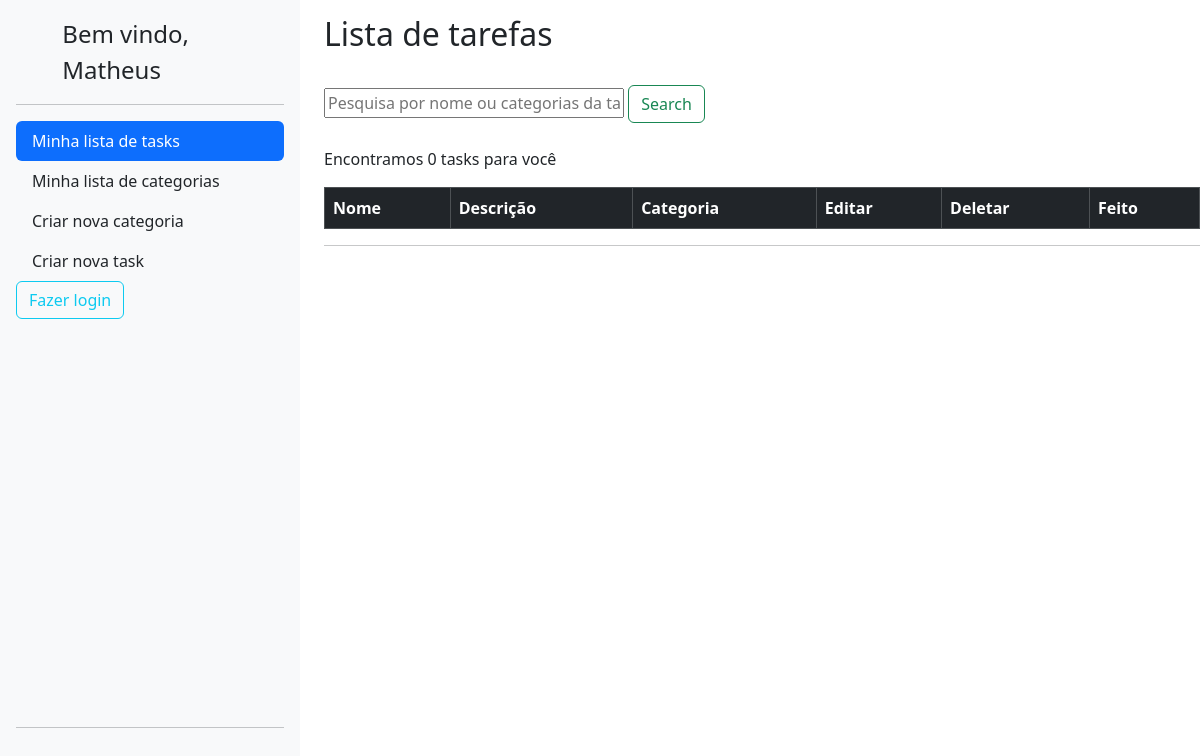
/ (signed in), run on an earlier commit of the app's database.
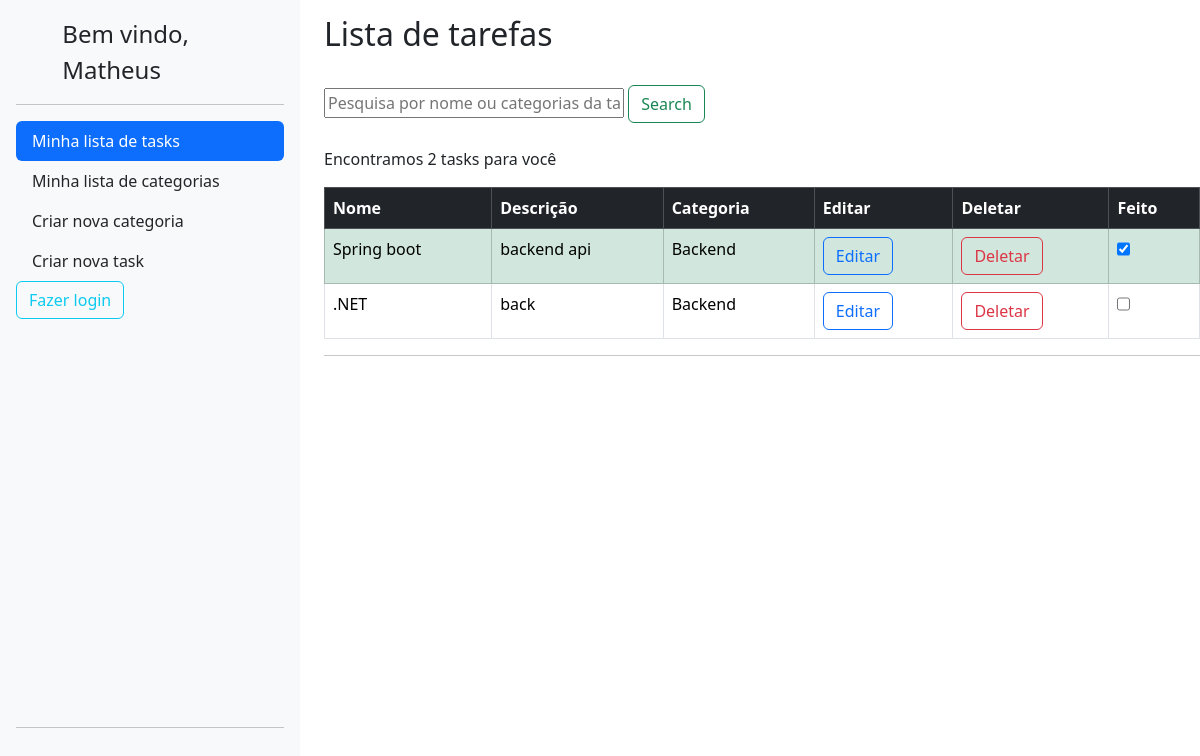
And on a later commit of the database.
### lizetest/todo/models.py (models this page shows, shortened)
class Task(BaseModel):
    title = models.CharField(max_length=255)
    description = models.TextField()
    category = models.ForeignKey(Category, on_delete=models.CASCADE)
    completion_date = models.DateTimeField(null=True, blank=True)
    completed = models.BooleanField(default=False)
    author = models.ForeignKey(User,on_delete=models.CASCADE,blank=True)

### lizetest/category/models.py (models this page shows)
class Category(BaseModel):
    name = models.CharField(max_length=255)
    author = models.ForeignKey(User,on_delete=models.CASCADE,blank=True)
    def __str__(self):
        return self.name

### lizetest/todo/views.py (the view)
# urls.py: path('', TaskListView.as_view(), name='task_list'),
class TaskListView(ListView,BaseViews):
    model = Task
    template_name = 'task_list.html'
    context_object_name = 'tasks'
    def get_queryset(self):
        queryset = Task.objects.filter(author=self.request.user)
        query = self.request.GET.get('query_task')
        if query:
            queryset = queryset.filter(
                Q(title__icontains=query) |
                Q(category__name__icontains=query)
            )
        return queryset
    def get_context_data(self, **kwargs):
        context = super().get_context_data(**kwargs)
        context['number_tasks'] = self.get_queryset().count()
        context['user'] = self.request.user.name
        return context

### lizetest/core/models.py (called while the page is built)
    def dispatch(self, request, *args, **kwargs):
        if not request.user.is_authenticated:
            return redirect('accounts:login')
        return super().dispatch(request, *args, **kwargs)

### lizetest/todo/templates/task_list.html (shortened to what this page needs)
{% extends 'base.html' %}
  {% block content %}
  <div class="row">
    <div class="col-auto">
      {% include 'sidebar.html' %}
    </div>
    <div class="col">
      <h2 style="padding-top: 15px;">Lista de tarefas</h2><br>
      <form method="GET" action="{% url 'todo:task_list' %}">
        <input type="text" name="query_task" placeholder="Pesquisa por nome ou categorias da task"
          style="width: 100%;max-width: 300px;">
        <button type="submit" class="btn btn-outline-success">Search</button>
      </form><br>
      <p>Encontramos {{number_tasks}} tasks para você</p>
      <table class="table table-bordered">
        <thead>
          <tr class="table-dark">
            <th scope="col">Nome</th>
            <th scope="col">Descrição</th>
            <th scope="col">Categoria</th>
            <th scope="col">Editar</th>
            <th scope="col">Deletar</th>
            <th scope="col">Feito</th>
          </tr>
        </thead>
        <tbody>
          {% for task in tasks %}
          <tr class="{% if task.completed %}table-success{% endif %}">
            <td>{{task.title}}</td>
            <td>{{task.description}}</td>
            <td>{{task.category}}</td>
            <td>
              <a href="{% url 'todo:task_edit' pk=task.pk %}">
                <button type="button" class="btn btn-outline-primary btn-delete">Editar</button>
              </a>
            </td>
            <td>
              <a>
                <button type="button" class="btn btn-outline-danger btn-delete" data-task-id="{{ task.pk }}" data-task-name="{{task.title}}">Deletar</button>
              </a>
            </td>
            <td>
              <a href="{% url 'todo:task_edit' pk=task.pk %}">
                <input data-task-id="{{ task.pk }}" class="form-check" type="checkbox" id="flexSwitchCheckChecked"  {% if task.completed %}checked{% endif %}>
              </a>
            </td>
          </tr>
          {% endfor %}
        </tbody>
      </table>
      <hr>
    </div>
  </div>
{% endblock %}

What changed in the data, as far as the page shows it:
added Task: title "Spring boot", description "backend api", category "Backend", completed "☑"
added Task: title ".NET", description "back", category "Backend"
Also different on the page:
{{ number_tasks }}: "0" → "2"
